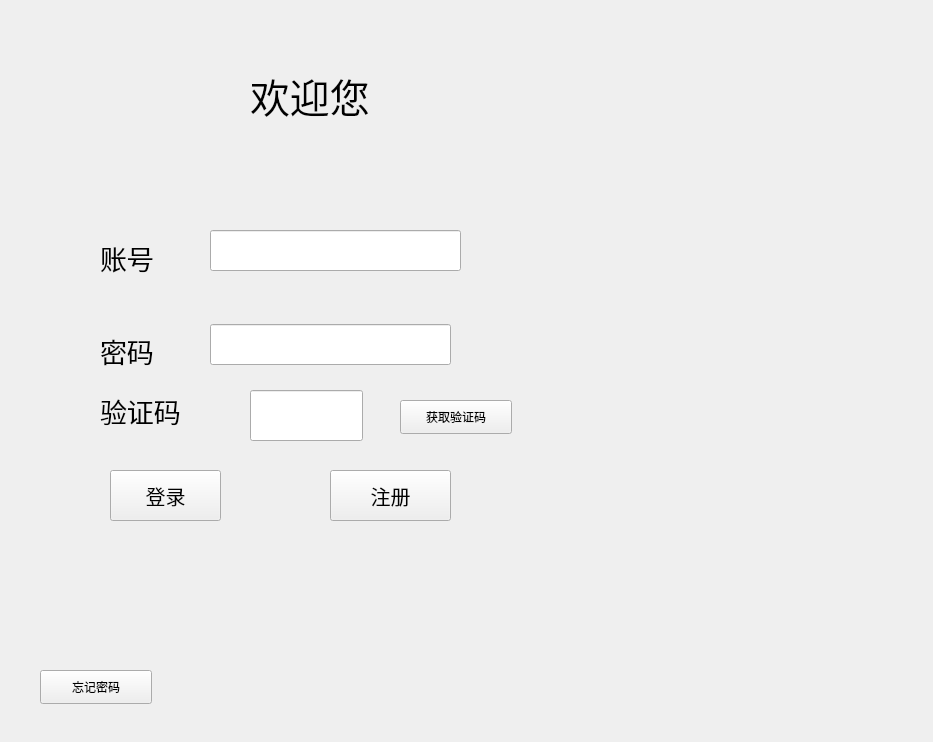
<?xml version="1.0" encoding="UTF-8"?>
<ui version="4.0">
 <class>login</class>
 <widget class="QWidget" name="login">
  <property name="geometry">
   <rect>
    <x>0</x>
    <y>0</y>
    <width>933</width>
    <height>742</height>
   </rect>
  </property>
  <property name="windowTitle">
   <string>Form</string>
  </property>
  <widget class="QLabel" name="label_2">
   <property name="geometry">
    <rect>
     <x>210</x>
     <y>220</y>
     <width>711</width>
     <height>511</height>
    </rect>
   </property>
   <property name="styleSheet">
    <string notr="true">background-image: url(:/image/login.png);</string>
   </property>
   <property name="text">
    <string/>
   </property>
  </widget>
  <widget class="QLabel" name="label">
   <property name="geometry">
    <rect>
     <x>250</x>
     <y>40</y>
     <width>291</width>
     <height>111</height>
    </rect>
   </property>
   <property name="font">
    <font>
     <pointsize>30</pointsize>
    </font>
   </property>
   <property name="text">
    <string>欢迎您</string>
   </property>
  </widget>
  <widget class="QLabel" name="label_3">
   <property name="geometry">
    <rect>
     <x>100</x>
     <y>237</y>
     <width>101</width>
     <height>41</height>
    </rect>
   </property>
   <property name="font">
    <font>
     <pointsize>20</pointsize>
    </font>
   </property>
   <property name="text">
    <string>账号</string>
   </property>
  </widget>
  <widget class="QLineEdit" name="zhanghu">
   <property name="geometry">
    <rect>
     <x>210</x>
     <y>230</y>
     <width>251</width>
     <height>41</height>
    </rect>
   </property>
  </widget>
  <widget class="QLabel" name="label_4">
   <property name="geometry">
    <rect>
     <x>100</x>
     <y>330</y>
     <width>81</width>
     <height>41</height>
    </rect>
   </property>
   <property name="font">
    <font>
     <pointsize>20</pointsize>
    </font>
   </property>
   <property name="text">
    <string>密码</string>
   </property>
  </widget>
  <widget class="QLineEdit" name="mima">
   <property name="geometry">
    <rect>
     <x>210</x>
     <y>324</y>
     <width>241</width>
     <height>41</height>
    </rect>
   </property>
  </widget>
  <widget class="QPushButton" name="login_2">
   <property name="geometry">
    <rect>
     <x>110</x>
     <y>470</y>
     <width>111</width>
     <height>51</height>
    </rect>
   </property>
   <property name="font">
    <font>
     <pointsize>15</pointsize>
    </font>
   </property>
   <property name="text">
    <string>登录</string>
   </property>
  </widget>
  <widget class="QLabel" name="label_5">
   <property name="geometry">
    <rect>
     <x>100</x>
     <y>390</y>
     <width>131</width>
     <height>41</height>
    </rect>
   </property>
   <property name="font">
    <font>
     <pointsize>20</pointsize>
    </font>
   </property>
   <property name="text">
    <string>验证码</string>
   </property>
  </widget>
  <widget class="QLineEdit" name="yanzheng2">
   <property name="geometry">
    <rect>
     <x>250</x>
     <y>390</y>
     <width>113</width>
     <height>51</height>
    </rect>
   </property>
   <property name="font">
    <font>
     <pointsize>15</pointsize>
    </font>
   </property>
  </widget>
  <widget class="QPushButton" name="reginter">
   <property name="geometry">
    <rect>
     <x>330</x>
     <y>470</y>
     <width>121</width>
     <height>51</height>
    </rect>
   </property>
   <property name="font">
    <font>
     <pointsize>15</pointsize>
    </font>
   </property>
   <property name="text">
    <string>注册</string>
   </property>
  </widget>
  <widget class="QPushButton" name="changepassword">
   <property name="geometry">
    <rect>
     <x>40</x>
     <y>670</y>
     <width>112</width>
     <height>34</height>
    </rect>
   </property>
   <property name="text">
    <string>忘记密码</string>
   </property>
  </widget>
  <widget class="QPushButton" name="yanzheng4">
   <property name="geometry">
    <rect>
     <x>400</x>
     <y>400</y>
     <width>112</width>
     <height>34</height>
    </rect>
   </property>
   <property name="text">
    <string>获取验证码</string>
   </property>
  </widget>
 </widget>
 <resources/>
 <connections/>
</ui>
